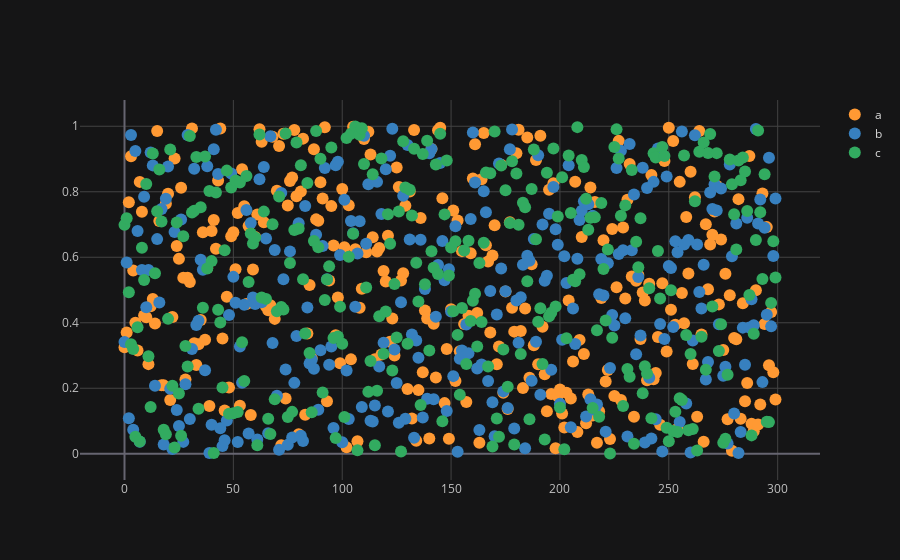

This figure's notebook cell:
### Code cell
df2.iplot(mode="markers")

### Figure 1 — Plotly figure (JSON) as saved in the notebook; plotly's stock layout.template omitted (floating-point values rounded to 4 significant figures; data arrays with more than 128 entries replaced by an {"elided": "..."} marker saying what was removed)
{"data": [{"line": {"color": "rgba(255, 153, 51, 1.0)", "dash": "solid", "shape": "linear", "width": 1.3}, "marker": {"size": 12, "symbol": "circle"}, "mode": "markers", "name": "a", "text": "", "type": "scatter", "x": {"elided": "300 int values"}, "y": {"elided": "300 float values"}}, {"line": {"color": "rgba(55, 128, 191, 1.0)", "dash": "solid", "shape": "linear", "width": 1.3}, "marker": {"size": 12, "symbol": "circle"}, "mode": "markers", "name": "b", "text": "", "type": "scatter", "x": {"elided": "300 int values"}, "y": {"elided": "300 float values"}}, {"line": {"color": "rgba(50, 171, 96, 1.0)", "dash": "solid", "shape": "linear", "width": 1.3}, "marker": {"size": 12, "symbol": "circle"}, "mode": "markers", "name": "c", "text": "", "type": "scatter", "x": {"elided": "300 int values"}, "y": {"elided": "300 float values"}}], "layout": {"legend": {"bgcolor": "#151516", "font": {"color": "#D9D9D9"}}, "paper_bgcolor": "#151516", "plot_bgcolor": "#151516", "title": {"font": {"color": "#D9D9D9"}}, "xaxis": {"gridcolor": "#434343", "showgrid": true, "tickfont": {"color": "#C2C2C2"}, "title": {"font": {"color": "#D9D9D9"}, "text": ""}, "zerolinecolor": "#666570"}, "yaxis": {"gridcolor": "#434343", "showgrid": true, "tickfont": {"color": "#C2C2C2"}, "title": {"font": {"color": "#D9D9D9"}, "text": ""}, "zerolinecolor": "#666570"}}}
